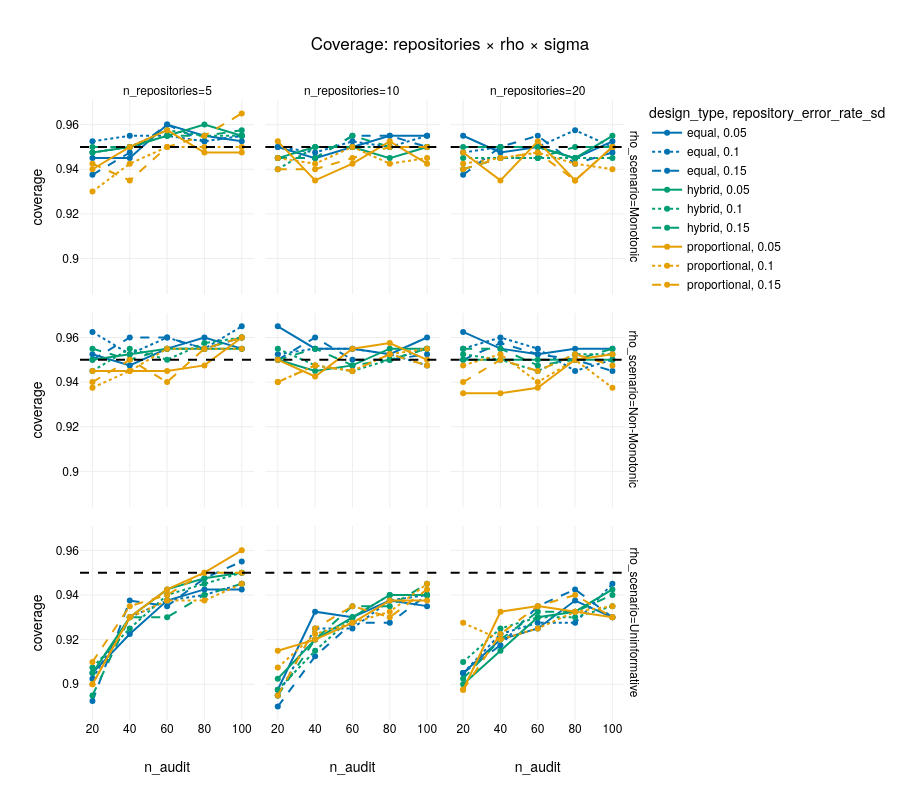
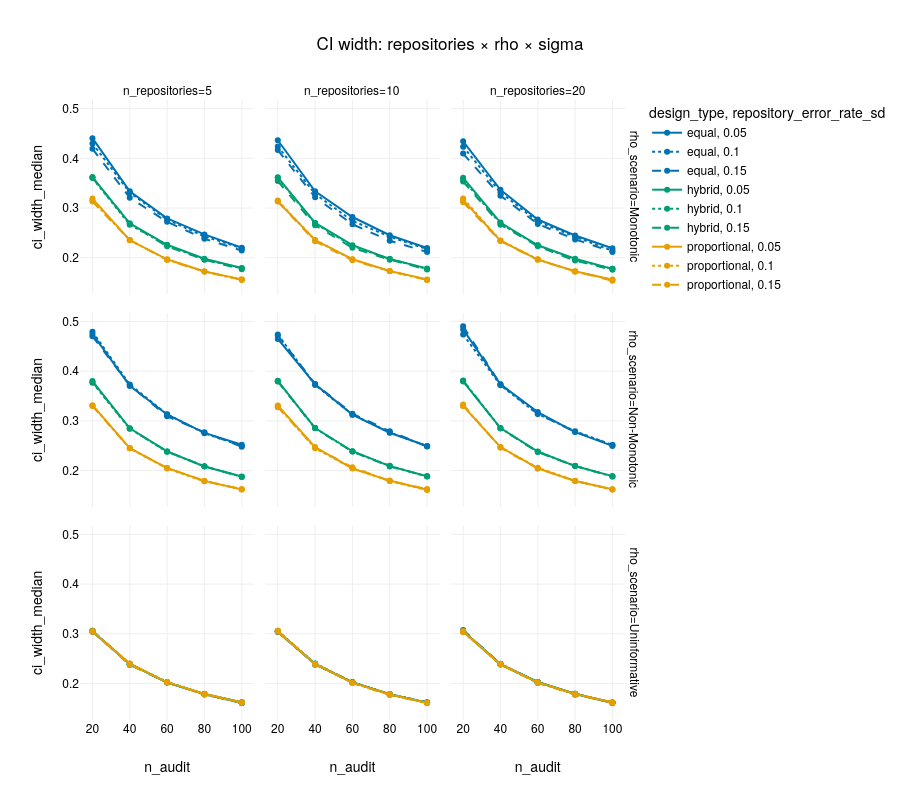
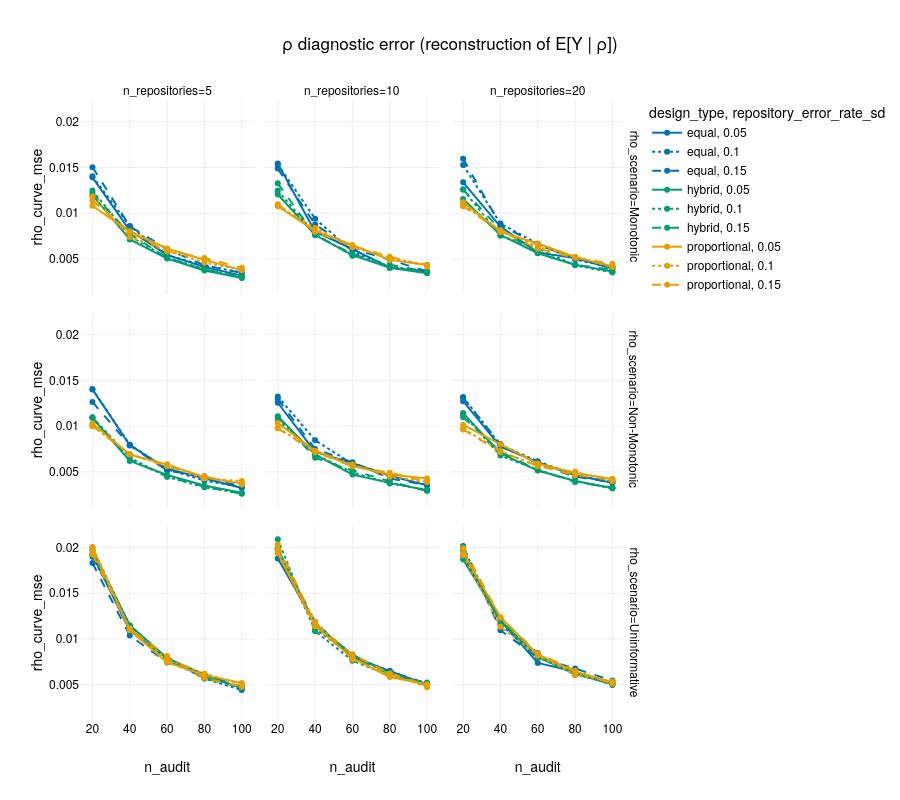
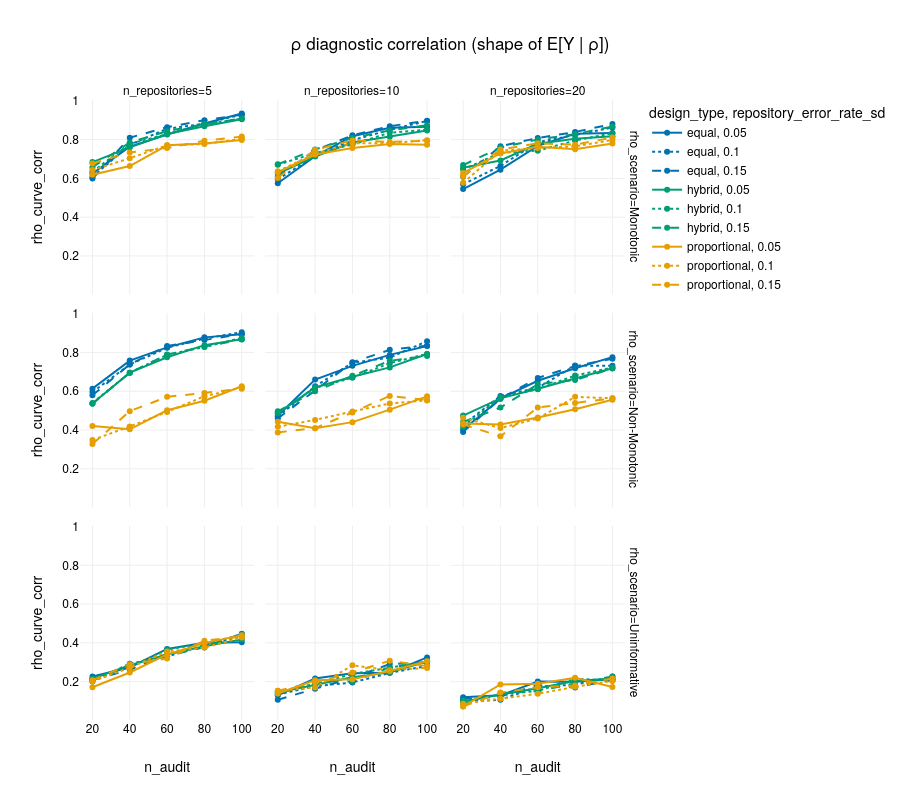

Here is the notebook cell these charts were saved with, in order:
### Code cell
import plotly.express as px

cov = df.groupby(
    [
        "n_repositories",
        "rho_scenario",
        "repository_error_rate_sd",
        "design_type",
        "n_audit",
    ],
    as_index=False,
)["coverage"].median()

fig = px.line(
    cov,
    x="n_audit",
    y="coverage",
    color="design_type",
    line_dash="repository_error_rate_sd",
    facet_row="rho_scenario",
    facet_col="n_repositories",
    markers=True,
    title="Coverage: repositories × rho × sigma",
)

fig.add_hline(y=0.95, line_dash="dash")
fig.update_layout(height=800, plot_bgcolor="white", paper_bgcolor="white")
fig.show()

ci = df.groupby(
    [
        "n_repositories",
        "rho_scenario",
        "repository_error_rate_sd",
        "design_type",
        "n_audit",
    ],
    as_index=False,
)["ci_width_median"].median()

px.line(
    ci,
    x="n_audit",
    y="ci_width_median",
    color="design_type",
    line_dash="repository_error_rate_sd",
    facet_row="rho_scenario",
    facet_col="n_repositories",
    markers=True,
    title="CI width: repositories × rho × sigma",
).update_layout(
    height=800,
    plot_bgcolor="white",
    paper_bgcolor="white",
).show()

rho_eval = df.groupby(
    [
        "n_repositories",
        "rho_scenario",
        "repository_error_rate_sd",
        "design_type",
        "n_audit",
    ],
    as_index=False,
)["rho_curve_mse"].median()

px.line(
    rho_eval,
    x="n_audit",
    y="rho_curve_mse",
    color="design_type",
    line_dash="repository_error_rate_sd",
    facet_row="rho_scenario",
    facet_col="n_repositories",
    markers=True,
    title="ρ diagnostic error (reconstruction of E[Y | ρ])",
).update_layout(
    height=800,
    plot_bgcolor="white",
    paper_bgcolor="white",
).show()

rho_corr = df.groupby(
    [
        "n_repositories",
        "rho_scenario",
        "repository_error_rate_sd",
        "design_type",
        "n_audit",
    ],
    as_index=False,
)["rho_curve_corr"].median()

px.line(
    rho_corr,
    x="n_audit",
    y="rho_curve_corr",
    color="design_type",
    line_dash="repository_error_rate_sd",
    facet_row="rho_scenario",
    facet_col="n_repositories",
    markers=True,
    title="ρ diagnostic correlation (shape of E[Y | ρ])",
).update_layout(
    height=800,
    plot_bgcolor="white",
    paper_bgcolor="white",
).show()
